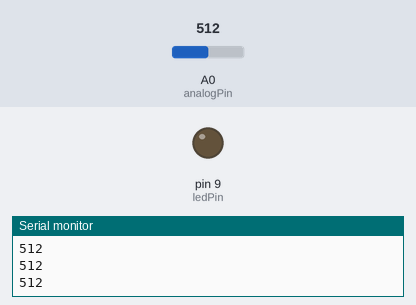
Simulated run of this sketch. Board: Arduino Uno, built with avr-gcc and run on an emulated ATmega328P. Shown: output pins drawn as LEDs (lit = HIGH), the last lines printed to the serial monitor. The inputs (shaded band) are chosen by the test bench; at power-on: A0 (analogPin) = 512.

Above: at 1.2 s.
1.3 s: A0 (analogPin) set to 122
At 2.4 s:
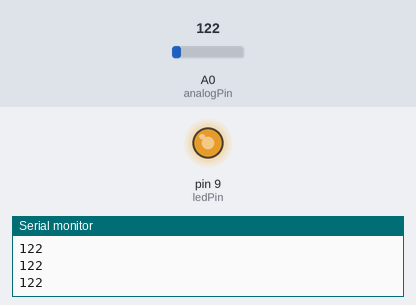
2.8 s: A0 (analogPin) set to 0
At 3.9 s:
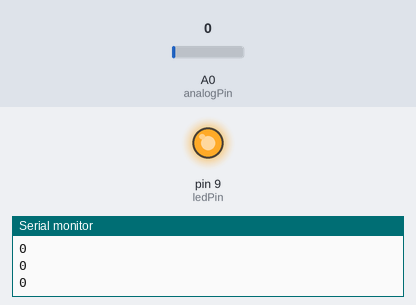
Timing chart, 0 to 5.8 s (numbered marks = the images above; inputs shaded):
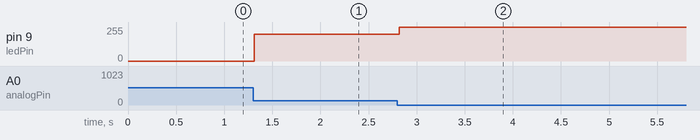

The sketch:

4.3.ino
```cpp
int analogPin = 0;

int ledPin = 9;


void setup()
{
  Serial.begin(9600);
  pinMode(analogPin, INPUT);
  pinMode(ledPin, OUTPUT);
}

void loop()
{
  int dataFromAnalogPin = analogRead(analogPin);
  Serial.println(dataFromAnalogPin);

  dataFromAnalogPin = constrain(dataFromAnalogPin, 100, 200);
  int levLevel = map(dataFromAnalogPin, 100, 200, 255, 0);

  analogWrite(ledPin, levLevel);
  delay(50);
}
```

Measured:
- after the input at 1.3 s, pin 9 (ledPin): 0/255 → 199/255 at once
- after the input at 2.8 s, pin 9 (ledPin): 199/255 → 255/255 at once
